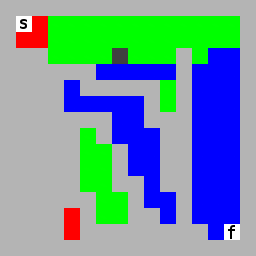

Tiled map render using the project's own tile images. Description and the whole map definition, tile-layer contents included, below:
An orthogonal 16x16 tile map with 16x16 px tiles, 1 tile layer (map).

<map version="1.0" orientation="orthogonal" width="16" height="16" tilewidth="16" tileheight="16">
 <tileset firstgid="1" name="tileset" tilewidth="16" tileheight="16">
  <image source="img/tileset.png" width="64" height="32" />
  <tile id="0">
   <properties>
    <property name="red" value="" />
   </properties>
  </tile>
  <tile id="1">
   <properties>
    <property name="green" value="" />
   </properties>
  </tile>
  <tile id="2">
   <properties>
    <property name="blue" value="" />
   </properties>
  </tile>
  <tile id="3">
   <properties>
    <property name="gray" value="" />
   </properties>
  </tile>
  <tile id="4">
   <properties>
    <property name="start" value="" />
   </properties>
  </tile>
  <tile id="5">
   <properties>
    <property name="finish" value="" />
   </properties>
  </tile>
  <tile id="6">
   <properties>
    <property name="dark_gray" value="" />
   </properties>
  </tile>
  <tile id="7">
   <properties>
    <property name="start" value="" />
   </properties>
  </tile>
 </tileset>
 <layer name="map" width="16" height="16">
  <data>
   <tile gid="4" />
   <tile gid="4" />
   <tile gid="4" />
   <tile gid="4" />
   <tile gid="4" />
   <tile gid="4" />
   <tile gid="4" />
   <tile gid="4" />
   <tile gid="4" />
   <tile gid="4" />
   <tile gid="4" />
   <tile gid="4" />
   <tile gid="4" />
   <tile gid="4" />
   <tile gid="4" />
   <tile gid="4" />
   <tile gid="4" />
   <tile gid="5" />
   <tile gid="1" />
   <tile gid="2" />
   <tile gid="2" />
   <tile gid="2" />
   <tile gid="2" />
   <tile gid="2" />
   <tile gid="2" />
   <tile gid="2" />
   <tile gid="2" />
   <tile gid="2" />
   <tile gid="2" />
   <tile gid="2" />
   <tile gid="2" />
   <tile gid="4" />
   <tile gid="4" />
   <tile gid="1" />
   <tile gid="1" />
   <tile gid="2" />
   <tile gid="2" />
   <tile gid="2" />
   <tile gid="2" />
   <tile gid="2" />
   <tile gid="2" />
   <tile gid="2" />
   <tile gid="2" />
   <tile gid="2" />
   <tile gid="2" />
   <tile gid="2" />
   <tile gid="2" />
   <tile gid="4" />
   <tile gid="4" />
   <tile gid="4" />
   <tile gid="4" />
   <tile gid="2" />
   <tile gid="2" />
   <tile gid="2" />
   <tile gid="2" />
   <tile gid="7" />
   <tile gid="2" />
   <tile gid="2" />
   <tile gid="2" />
   <tile gid="4" />
   <tile gid="2" />
   <tile gid="3" />
   <tile gid="3" />
   <tile gid="4" />
   <tile gid="4" />
   <tile gid="4" />
   <tile gid="4" />
   <tile gid="4" />
   <tile gid="4" />
   <tile gid="4" />
   <tile gid="3" />
   <tile gid="3" />
   <tile gid="3" />
   <tile gid="3" />
   <tile gid="3" />
   <tile gid="4" />
   <tile gid="3" />
   <tile gid="3" />
   <tile gid="3" />
   <tile gid="4" />
   <tile gid="4" />
   <tile gid="4" />
   <tile gid="4" />
   <tile gid="4" />
   <tile gid="3" />
   <tile gid="4" />
   <tile gid="4" />
   <tile gid="4" />
   <tile gid="4" />
   <tile gid="4" />
   <tile gid="2" />
   <tile gid="4" />
   <tile gid="3" />
   <tile gid="3" />
   <tile gid="3" />
   <tile gid="4" />
   <tile gid="4" />
   <tile gid="4" />
   <tile gid="4" />
   <tile gid="4" />
   <tile gid="3" />
   <tile gid="3" />
   <tile gid="3" />
   <tile gid="3" />
   <tile gid="3" />
   <tile gid="4" />
   <tile gid="2" />
   <tile gid="4" />
   <tile gid="3" />
   <tile gid="3" />
   <tile gid="3" />
   <tile gid="4" />
   <tile gid="4" />
   <tile gid="4" />
   <tile gid="4" />
   <tile gid="4" />
   <tile gid="4" />
   <tile gid="4" />
   <tile gid="4" />
   <tile gid="3" />
   <tile gid="3" />
   <tile gid="4" />
   <tile gid="4" />
   <tile gid="4" />
   <tile gid="3" />
   <tile gid="3" />
   <tile gid="3" />
   <tile gid="4" />
   <tile gid="4" />
   <tile gid="4" />
   <tile gid="4" />
   <tile gid="4" />
   <tile gid="4" />
   <tile gid="2" />
   <tile gid="4" />
   <tile gid="3" />
   <tile gid="3" />
   <tile gid="3" />
   <tile gid="4" />
   <tile gid="4" />
   <tile gid="3" />
   <tile gid="3" />
   <tile gid="3" />
   <tile gid="4" />
   <tile gid="4" />
   <tile gid="4" />
   <tile gid="4" />
   <tile gid="4" />
   <tile gid="4" />
   <tile gid="2" />
   <tile gid="2" />
   <tile gid="4" />
   <tile gid="3" />
   <tile gid="3" />
   <tile gid="4" />
   <tile gid="4" />
   <tile gid="3" />
   <tile gid="3" />
   <tile gid="3" />
   <tile gid="4" />
   <tile gid="4" />
   <tile gid="4" />
   <tile gid="4" />
   <tile gid="4" />
   <tile gid="4" />
   <tile gid="2" />
   <tile gid="2" />
   <tile gid="4" />
   <tile gid="3" />
   <tile gid="3" />
   <tile gid="4" />
   <tile gid="4" />
   <tile gid="3" />
   <tile gid="3" />
   <tile gid="3" />
   <tile gid="4" />
   <tile gid="4" />
   <tile gid="4" />
   <tile gid="4" />
   <tile gid="4" />
   <tile gid="4" />
   <tile gid="2" />
   <tile gid="2" />
   <tile gid="4" />
   <tile gid="4" />
   <tile gid="3" />
   <tile gid="4" />
   <tile gid="4" />
   <tile gid="3" />
   <tile gid="3" />
   <tile gid="3" />
   <tile gid="4" />
   <tile gid="4" />
   <tile gid="4" />
   <tile gid="4" />
   <tile gid="4" />
   <tile gid="4" />
   <tile gid="4" />
   <tile gid="2" />
   <tile gid="2" />
   <tile gid="4" />
   <tile gid="3" />
   <tile gid="3" />
   <tile gid="4" />
   <tile gid="3" />
   <tile gid="3" />
   <tile gid="3" />
   <tile gid="4" />
   <tile gid="4" />
   <tile gid="4" />
   <tile gid="4" />
   <tile gid="4" />
   <tile gid="1" />
   <tile gid="4" />
   <tile gid="2" />
   <tile gid="2" />
   <tile gid="4" />
   <tile gid="4" />
   <tile gid="3" />
   <tile gid="4" />
   <tile gid="3" />
   <tile gid="3" />
   <tile gid="3" />
   <tile gid="4" />
   <tile gid="4" />
   <tile gid="4" />
   <tile gid="4" />
   <tile gid="4" />
   <tile gid="1" />
   <tile gid="4" />
   <tile gid="4" />
   <tile gid="4" />
   <tile gid="4" />
   <tile gid="4" />
   <tile gid="4" />
   <tile gid="4" />
   <tile gid="4" />
   <tile gid="3" />
   <tile gid="6" />
   <tile gid="4" />
   <tile gid="4" />
   <tile gid="4" />
   <tile gid="4" />
   <tile gid="4" />
   <tile gid="4" />
   <tile gid="4" />
   <tile gid="4" />
   <tile gid="4" />
   <tile gid="4" />
   <tile gid="4" />
   <tile gid="4" />
   <tile gid="4" />
   <tile gid="4" />
   <tile gid="4" />
   <tile gid="4" />
   <tile gid="4" />
  </data>
 </layer>
</map>
